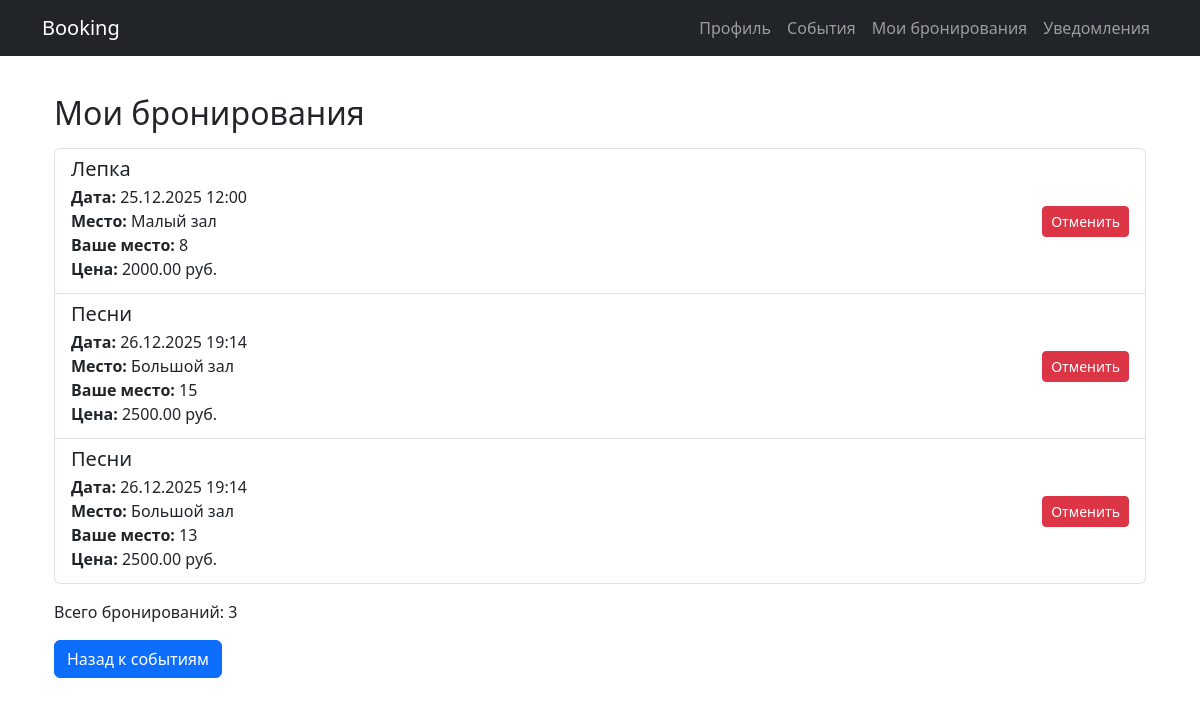
The page /my-bookings/ (signed in) on the database as committed earlier.
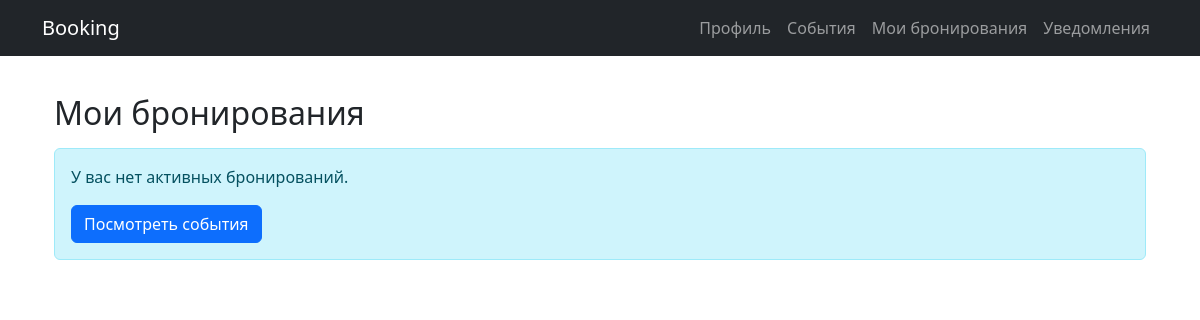
The same page on the database as committed later.
### events/models.py (models this page shows, shortened)
class Booking(models.Model):
    user = models.ForeignKey(User, on_delete=models.CASCADE)
    event = models.ForeignKey(Event, on_delete=models.CASCADE)
    seat = models.ForeignKey(Seat, on_delete=models.CASCADE)
    booking_time = models.DateTimeField(auto_now_add=True)

class Event(models.Model):
    title = models.CharField(max_length=200)
    description = models.TextField()
    date = models.DateTimeField()
    venue = models.ForeignKey(Venue, on_delete=models.CASCADE)
    category = models.ForeignKey(Category, on_delete=models.SET_NULL, null=True)
    organizer = models.ForeignKey(User, on_delete=models.CASCADE, null=True, blank=True)
    price = models.DecimalField(
        max_digits=10,
        decimal_places=2,
        default=0,
        help_text="Стоимость билета"
    )

class Venue(models.Model):
    name = models.CharField(max_length=200)
    address = models.CharField(max_length=300)
    capacity = models.IntegerField()

class Seat(models.Model):
    event = models.ForeignKey(Event, on_delete=models.CASCADE, related_name='seats')
    seat_number = models.CharField(max_length=5)
    is_booked = models.BooleanField(default=False)
    class Meta:
        unique_together = ('event', 'seat_number')

### events/views.py (the view, shortened to what this page needs)
# urls.py: path('my-bookings/', views.my_bookings_page, name='my_bookings'),
@login_required
def my_bookings_page(request):
    bookings = Booking.objects.filter(user=request.user).select_related('event', 'seat')
    return render(request, "templates/pages/my_bookings.html", {
        "bookings": bookings
    })

### templates/templates/pages/my_bookings.html (shortened to what this page needs)
{% extends "../base.html" %}
{% block content %}
<div class="container mt-4">
    <h2>Мои бронирования</h2>
    {% if bookings %}
        <div class="list-group mt-3">
            {% for booking in bookings %}
            <div class="list-group-item">
                <div class="d-flex justify-content-between align-items-center">
                    <div>
                        <h5 class="mb-1">{{ booking.event.title }}</h5>
                        <p class="mb-1">
                            <strong>Дата:</strong> {{ booking.event.date|date:"d.m.Y H:i" }}<br>
                            <strong>Место:</strong> {{ booking.event.venue.name }}<br>
                            <strong>Ваше место:</strong> {{ booking.seat.seat_number }}<br>
                            <strong>Цена:</strong> {{ booking.event.price }} руб.
                        </p>
                    </div>
                    <form method="POST" class="mb-0">
                        <button type="submit" class="btn btn-danger btn-sm">
                            Отменить
                        </button>
                    </form>
                </div>
            </div>
            {% endfor %}
        </div>
        <div class="mt-3">
            <p>Всего бронирований: {{ bookings|length }}</p>
            <a href="{% url 'events_page' %}" class="btn btn-primary">Назад к событиям</a>
        </div>
    {% else %}
        <div class="alert alert-info mt-3">
            <p>У вас нет активных бронирований.</p>
            <a href="{% url 'events_page' %}" class="btn btn-primary">Посмотреть события</a>
        </div>
    {% endif %}
</div>
{% endblock %}

Rows that differ between the two databases and show on the page:
removed Booking: event "Лепка", event "25.12.2025 12:00", event.venue.name "Малый зал", seat.seat_number "8", event.price "2000.00"
removed Booking: event "Песни", event "26.12.2025 19:14", event.venue.name "Большой зал", seat.seat_number "15", event.price "2500.00"
removed Booking: event "Песни", event "26.12.2025 19:14", event.venue.name "Большой зал", seat.seat_number "13", event.price "2500.00"
Other text that changed with them:
{{ bookings|length }}: "3" → (not shown)
text no longer shown: "Всего бронирований: Назад к событиям"
text now shown: "У вас нет активных бронирований. Посмотреть события"
